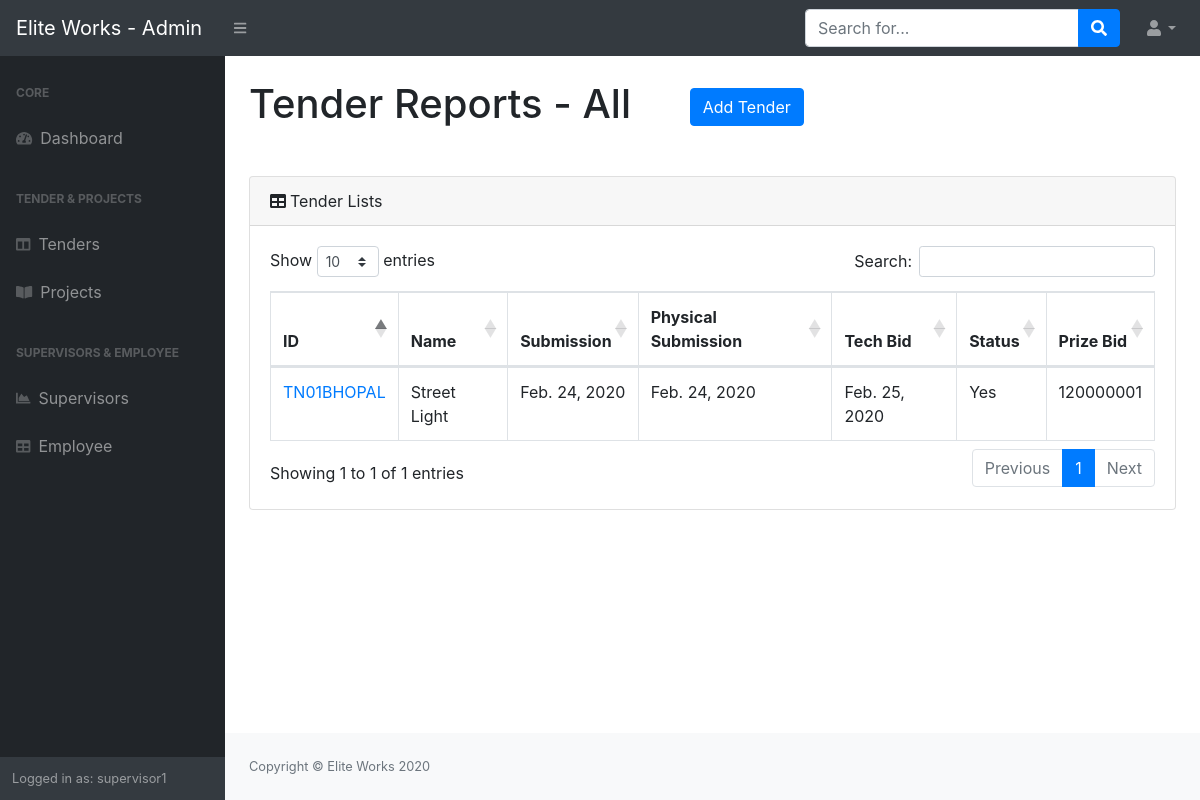
/tender/ (signed in), run on an earlier commit of the app's database.
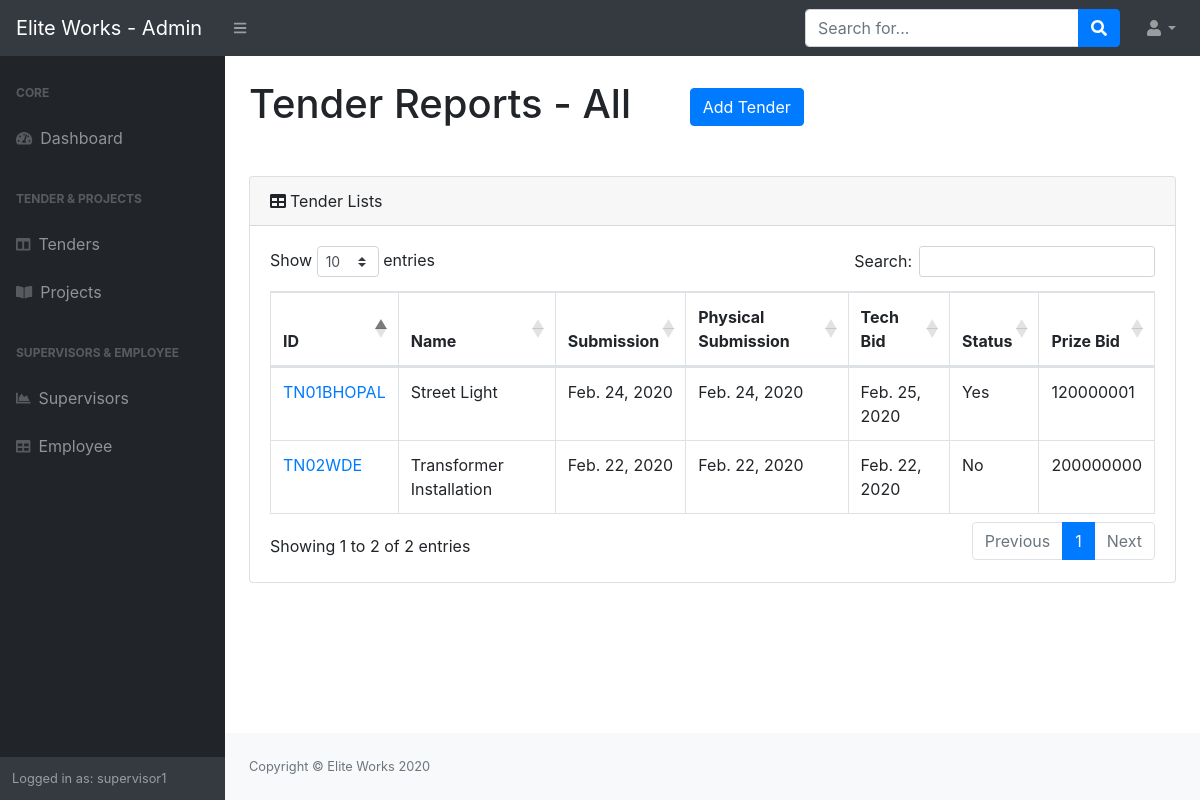
And on a later commit of the database.
### projects/models.py (models this page shows, shortened)
class Tender(models.Model):
    tender_number = models.CharField('Tender Number',max_length=500)
    tender_name = models.CharField('Name of Work',max_length=500)
    tender_submission_date = models.DateField('Tender Submission Date',default=timezone.now)
    tender_purchase_reciept = models.FileField('Tender Purchase Reciept')
    tender_confirmation_reciept = models.FileField('Tender Confirmation Reciept')
    physical_submission_date = models.DateField('Physical Submission Date',default=timezone.now)
    tech_bid_opening_date = models.DateField('Technical Bid Opening Bid',default=timezone.now)
    Yes = 'Yes'
    No = 'No'
    status = [(Yes, 'Yes'),(No, 'No')]
    bid_status = models.CharField('Bid Status',max_length=10,choices=status,default=No)
    prize_bid = models.CharField('Prize Bid',max_length=50)
    class Meta:
        verbose_name = 'Tender Lists'
        verbose_name_plural = 'Tender Lists'

### projects/views.py (the view)
# urls.py: path('tender/',project_view.tender,name='tender'),
@login_required
def tender(request):
    tender_list = Tender.objects.all()
    context = {
        'tender_list': tender_list
    }
    return render(request,'projects/tender_page.html',context)

### projects/templates/projects/tender_page.html (shortened to what the changed rows need)
{% load static %}
<!DOCTYPE html>
<html lang="en">
    <head>
        <link href="{% static 'projects/css/styles.css' %}" rel="stylesheet" />
        <link href="https://cdn.datatables.net/1.10.20/css/dataTables.bootstrap4.min.css" rel="stylesheet" />
    </head>
    <body class="sb-nav-fixed">
        <div id="layoutSidenav">
            <div id="layoutSidenav_content">
                <main>
                    <div class="container-fluid">
                        <h1 class="mt-4 mb-5 mr-5">Tender Reports - All <a href="/add_tender"><button type="button" class=" ml-5 btn btn-primary">Add Tender</button></a></h1>
                        <div class="card mb-4">
                            <div class="card-body">
                                <div class="table-responsive">
                                    <table class="table table-bordered" id="dataTable" width="100%" cellspacing="0">
                                        <thead>
                                            <tr>
                                                <th>ID</th>
                                                <th>Name</th>
                                                <th>Submission</th>
                                                <th>Physical Submission</th>
                                                <th>Tech Bid</th>
                                                <th>Status</th>
                                                <th>Prize Bid</th>
                                            </tr>
                                        </thead>
                                        <tbody>
                                            {%for tender in tender_list%}
                                            <tr>
                                                <td><a href="{{tender.id}}">{{tender.tender_number}}</a></td>
                                                <td>{{tender.tender_name}}</td>
                                                <td>{{tender.tender_submission_date}}</td>
                                                <td>{{tender.physical_submission_date}}</td>
                                                <td>{{tender.tech_bid_opening_date}}</td>
                                                <td>{{tender.bid_status}}</td>
                                                <td>{{tender.prize_bid}}</td>
                                            </tr>
                                            {%endfor%}
                                        </tbody>
                                    </table>
                                </div>
                            </div>
                        </div>
                    </div>
                </main>
            </div>
        </div>
    </body>
</html>

What changed in the data, as far as the page shows it:
added Tender: tender_number "TN02WDE", tender_name "Transformer Installation", tender_submission_date "Feb. 22, 2020", physical_submission_date "Feb. 22, 2020", tech_bid_opening_date "Feb. 22, 2020", bid_status "No", prize_bid "200000000"
Also different on the page:
text written by a page script: "Show entries Search: Showing 1 to 1 of 1 entries Previous 1 Next" → "Show entries Search: Showing 1 to 2 of 2 entries Previous 1 Next"
